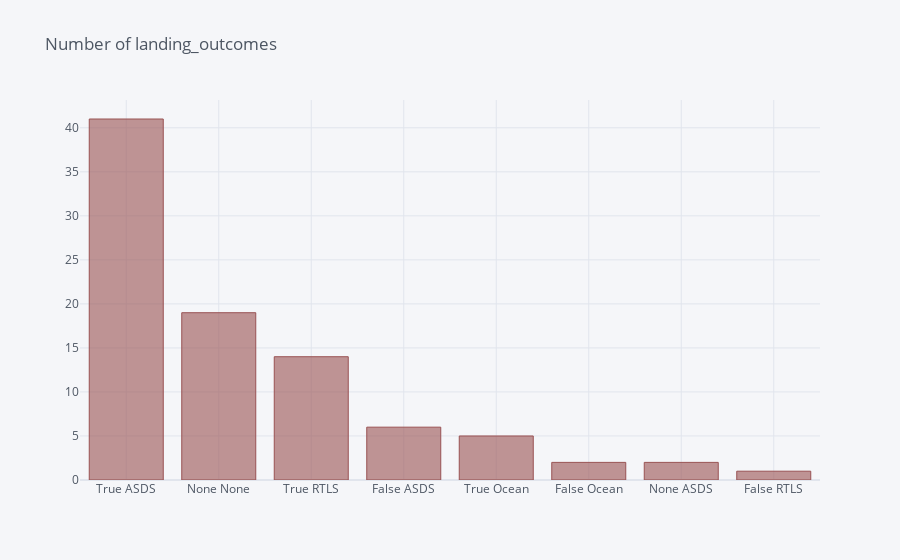

Notebook code cell kept with this figure:
### Code cell
df.Outcome.value_counts().iplot(kind='bar',color='#995253',title='Number of landing_outcomes')

### Figure 1 — Plotly figure (JSON) as saved in the notebook; plotly's stock layout.template omitted (floating-point values rounded to 4 significant figures)
{"data": [{"marker": {"color": "rgba(153, 82, 83, 0.6)", "line": {"color": "rgba(153, 82, 83, 1.0)", "width": 1}}, "name": "Outcome", "orientation": "v", "text": "", "type": "bar", "x": ["True ASDS", "None None", "True RTLS", "False ASDS", "True Ocean", "False Ocean", "None ASDS", "False RTLS"], "y": [41, 19, 14, 6, 5, 2, 2, 1]}], "layout": {"legend": {"bgcolor": "#F5F6F9", "font": {"color": "#4D5663"}}, "paper_bgcolor": "#F5F6F9", "plot_bgcolor": "#F5F6F9", "title": {"font": {"color": "#4D5663"}, "text": "Number of landing_outcomes"}, "xaxis": {"gridcolor": "#E1E5ED", "showgrid": true, "tickfont": {"color": "#4D5663"}, "title": {"font": {"color": "#4D5663"}, "text": ""}, "zerolinecolor": "#E1E5ED"}, "yaxis": {"gridcolor": "#E1E5ED", "showgrid": true, "tickfont": {"color": "#4D5663"}, "title": {"font": {"color": "#4D5663"}, "text": ""}, "zerolinecolor": "#E1E5ED"}}}
